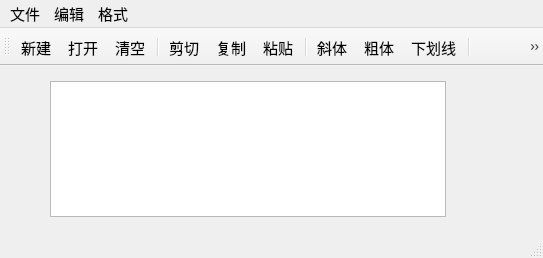
<?xml version="1.0" encoding="UTF-8"?>
<ui version="4.0">
 <class>QWMainWind</class>
 <widget class="QMainWindow" name="QWMainWind">
  <property name="geometry">
   <rect>
    <x>0</x>
    <y>0</y>
    <width>543</width>
    <height>258</height>
   </rect>
  </property>
  <property name="font">
   <font>
    <pointsize>11</pointsize>
   </font>
  </property>
  <property name="windowTitle">
   <string>QWMainWind</string>
  </property>
  <widget class="QWidget" name="centralWidget">
   <widget class="QTextEdit" name="txtEdit">
    <property name="geometry">
     <rect>
      <x>50</x>
      <y>15</y>
      <width>396</width>
      <height>136</height>
     </rect>
    </property>
    <property name="font">
     <font>
      <pointsize>16</pointsize>
     </font>
    </property>
   </widget>
  </widget>
  <widget class="QMenuBar" name="menuBar">
   <property name="geometry">
    <rect>
     <x>0</x>
     <y>0</y>
     <width>543</width>
     <height>19</height>
    </rect>
   </property>
   <widget class="QMenu" name="menu">
    <property name="title">
     <string>文件</string>
    </property>
    <addaction name="actNew"/>
    <addaction name="actOpen"/>
    <addaction name="separator"/>
    <addaction name="actClose"/>
   </widget>
   <widget class="QMenu" name="menu_2">
    <property name="title">
     <string>编辑</string>
    </property>
    <addaction name="actCut"/>
    <addaction name="actCopy"/>
    <addaction name="actPaste"/>
    <addaction name="separator"/>
    <addaction name="actClear"/>
   </widget>
   <widget class="QMenu" name="menu_3">
    <property name="title">
     <string>格式</string>
    </property>
    <addaction name="actFontBold"/>
    <addaction name="actFontItalic"/>
    <addaction name="actFontUnder"/>
    <addaction name="separator"/>
    <addaction name="actToolbarLab"/>
   </widget>
   <addaction name="menu"/>
   <addaction name="menu_2"/>
   <addaction name="menu_3"/>
  </widget>
  <widget class="QToolBar" name="mainToolBar">
   <property name="toolButtonStyle">
    <enum>Qt::ToolButtonStyle::ToolButtonTextUnderIcon</enum>
   </property>
   <attribute name="toolBarArea">
    <enum>TopToolBarArea</enum>
   </attribute>
   <attribute name="toolBarBreak">
    <bool>false</bool>
   </attribute>
   <addaction name="actNew"/>
   <addaction name="actOpen"/>
   <addaction name="actClear"/>
   <addaction name="separator"/>
   <addaction name="actCut"/>
   <addaction name="actCopy"/>
   <addaction name="actPaste"/>
   <addaction name="separator"/>
   <addaction name="actFontItalic"/>
   <addaction name="actFontBold"/>
   <addaction name="actFontUnder"/>
   <addaction name="separator"/>
   <addaction name="actabout"/>
  </widget>
  <widget class="QStatusBar" name="statusBar"/>
  <action name="actCut">
   <property name="icon">
    <iconset resource="res.qrc">
     <normaloff>:/images/images/cut.bmp</normaloff>:/images/images/cut.bmp</iconset>
   </property>
   <property name="text">
    <string>剪切</string>
   </property>
   <property name="toolTip">
    <string>剪切</string>
   </property>
   <property name="shortcut">
    <string>Ctrl+X</string>
   </property>
  </action>
  <action name="actCopy">
   <property name="icon">
    <iconset resource="res.qrc">
     <normaloff>:/images/images/120.bmp</normaloff>:/images/images/120.bmp</iconset>
   </property>
   <property name="text">
    <string>复制</string>
   </property>
   <property name="toolTip">
    <string>复制</string>
   </property>
   <property name="shortcut">
    <string>Ctrl+C</string>
   </property>
  </action>
  <action name="actPaste">
   <property name="icon">
    <iconset resource="res.qrc">
     <normaloff>:/images/images/paste.bmp</normaloff>:/images/images/paste.bmp</iconset>
   </property>
   <property name="text">
    <string>粘贴</string>
   </property>
   <property name="toolTip">
    <string>粘贴</string>
   </property>
   <property name="shortcut">
    <string>Ctrl+V</string>
   </property>
  </action>
  <action name="actFontBold">
   <property name="checkable">
    <bool>true</bool>
   </property>
   <property name="icon">
    <iconset resource="res.qrc">
     <normaloff>:/images/images/BLD.BMP</normaloff>:/images/images/BLD.BMP</iconset>
   </property>
   <property name="text">
    <string>粗体</string>
   </property>
   <property name="toolTip">
    <string>粗体</string>
   </property>
  </action>
  <action name="actFontItalic">
   <property name="checkable">
    <bool>true</bool>
   </property>
   <property name="icon">
    <iconset resource="res.qrc">
     <normaloff>:/images/images/ITL.BMP</normaloff>:/images/images/ITL.BMP</iconset>
   </property>
   <property name="text">
    <string>斜体</string>
   </property>
   <property name="toolTip">
    <string>斜体</string>
   </property>
  </action>
  <action name="actFontUnder">
   <property name="checkable">
    <bool>true</bool>
   </property>
   <property name="icon">
    <iconset resource="res.qrc">
     <normaloff>:/images/images/WORDUNDR.BMP</normaloff>:/images/images/WORDUNDR.BMP</iconset>
   </property>
   <property name="text">
    <string>下划线</string>
   </property>
   <property name="toolTip">
    <string>下划线</string>
   </property>
  </action>
  <action name="actClose">
   <property name="icon">
    <iconset resource="res.qrc">
     <normaloff>:/images/images/exit.bmp</normaloff>:/images/images/exit.bmp</iconset>
   </property>
   <property name="text">
    <string>退出</string>
   </property>
   <property name="toolTip">
    <string>退出</string>
   </property>
  </action>
  <action name="actOpen">
   <property name="icon">
    <iconset resource="res.qrc">
     <normaloff>:/images/images/open3.bmp</normaloff>:/images/images/open3.bmp</iconset>
   </property>
   <property name="text">
    <string>打开...</string>
   </property>
   <property name="toolTip">
    <string>打开文件</string>
   </property>
   <property name="shortcut">
    <string>Ctrl+O</string>
   </property>
  </action>
  <action name="actClear">
   <property name="icon">
    <iconset resource="res.qrc">
     <normaloff>:/images/images/103.bmp</normaloff>:/images/images/103.bmp</iconset>
   </property>
   <property name="text">
    <string>清空</string>
   </property>
   <property name="toolTip">
    <string>清空内容</string>
   </property>
  </action>
  <action name="actFont">
   <property name="icon">
    <iconset resource="res.qrc">
     <normaloff>:/images/images/20.ico</normaloff>:/images/images/20.ico</iconset>
   </property>
   <property name="text">
    <string>字体...</string>
   </property>
   <property name="toolTip">
    <string>字体设置</string>
   </property>
  </action>
  <action name="actNew">
   <property name="icon">
    <iconset resource="res.qrc">
     <normaloff>:/images/images/new2.bmp</normaloff>:/images/images/new2.bmp</iconset>
   </property>
   <property name="text">
    <string>新建</string>
   </property>
   <property name="shortcut">
    <string>Ctrl+N</string>
   </property>
  </action>
  <action name="actToolbarLab">
   <property name="checkable">
    <bool>true</bool>
   </property>
   <property name="checked">
    <bool>true</bool>
   </property>
   <property name="text">
    <string>显示工具栏文字标签</string>
   </property>
   <property name="menuRole">
    <enum>QAction::MenuRole::TextHeuristicRole</enum>
   </property>
  </action>
  <action name="actabout">
   <property name="icon">
    <iconset resource="res.qrc">
     <normaloff>:/images/images/Snipaste_2026-09-15_17-28-01.png</normaloff>:/images/images/Snipaste_2026-09-15_17-28-01.png</iconset>
   </property>
   <property name="text">
    <string>关于帅哥</string>
   </property>
   <property name="toolTip">
    <string>关于大帅哥</string>
   </property>
   <property name="menuRole">
    <enum>QAction::MenuRole::NoRole</enum>
   </property>
  </action>
 </widget>
 <layoutdefault spacing="6" margin="11"/>
 <resources>
  <include location="res.qrc"/>
 </resources>
 <connections>
  <connection>
   <sender>actClose</sender>
   <signal>triggered()</signal>
   <receiver>QWMainWind</receiver>
   <slot>close()</slot>
   <hints>
    <hint type="sourcelabel">
     <x>-1</x>
     <y>-1</y>
    </hint>
    <hint type="destinationlabel">
     <x>422</x>
     <y>254</y>
    </hint>
   </hints>
  </connection>
  <connection>
   <sender>actClear</sender>
   <signal>triggered()</signal>
   <receiver>txtEdit</receiver>
   <slot>clear()</slot>
   <hints>
    <hint type="sourcelabel">
     <x>-1</x>
     <y>-1</y>
    </hint>
    <hint type="destinationlabel">
     <x>260</x>
     <y>256</y>
    </hint>
   </hints>
  </connection>
  <connection>
   <sender>actCut</sender>
   <signal>triggered()</signal>
   <receiver>txtEdit</receiver>
   <slot>cut()</slot>
   <hints>
    <hint type="sourcelabel">
     <x>-1</x>
     <y>-1</y>
    </hint>
    <hint type="destinationlabel">
     <x>260</x>
     <y>256</y>
    </hint>
   </hints>
  </connection>
  <connection>
   <sender>actCopy</sender>
   <signal>triggered()</signal>
   <receiver>txtEdit</receiver>
   <slot>copy()</slot>
   <hints>
    <hint type="sourcelabel">
     <x>-1</x>
     <y>-1</y>
    </hint>
    <hint type="destinationlabel">
     <x>260</x>
     <y>256</y>
    </hint>
   </hints>
  </connection>
  <connection>
   <sender>actPaste</sender>
   <signal>triggered()</signal>
   <receiver>txtEdit</receiver>
   <slot>paste()</slot>
   <hints>
    <hint type="sourcelabel">
     <x>-1</x>
     <y>-1</y>
    </hint>
    <hint type="destinationlabel">
     <x>260</x>
     <y>256</y>
    </hint>
   </hints>
  </connection>
 </connections>
</ui>
